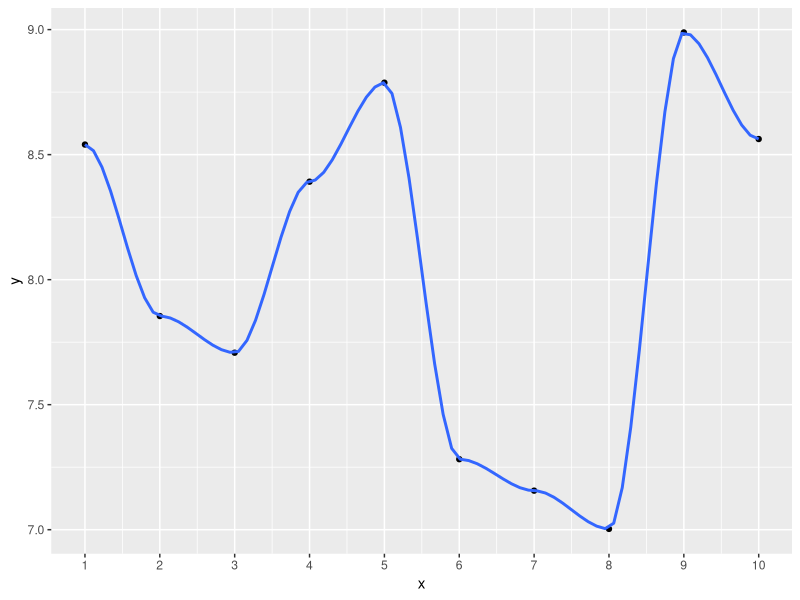
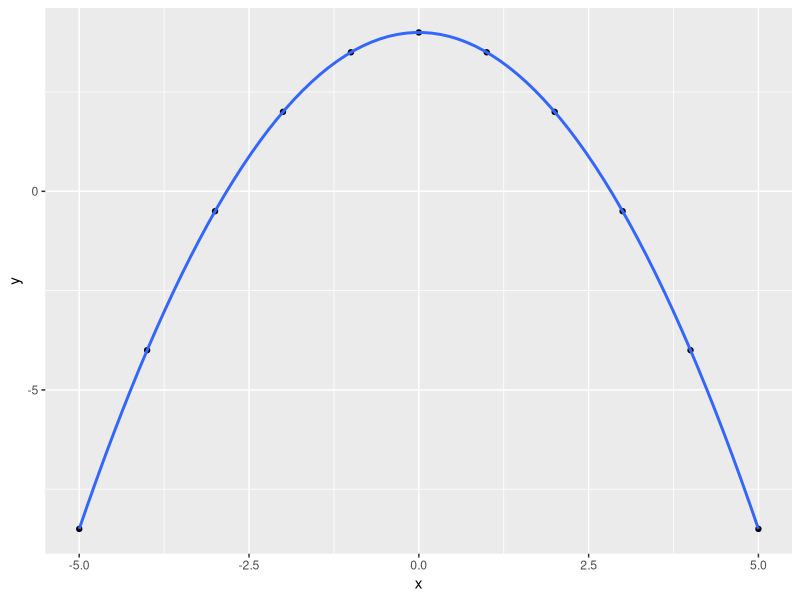

The R source for these figures, in order:
## ---- chunk 1
knitr::opts_chunk$set(echo = TRUE, warning = F, message = F)
## ---- chunk 2

x <- seq(from = 1, to = 10, by = 1)

f_x <- 8 + cos(x^3)



# Plot

library(ggplot2)

ex_plot <- data.frame(
  "x" = c(x),
  "y" = c(f_x)
)

g_plot <- ggplot(ex_plot, aes(x = x, y = y)) + 
  geom_point() + 
  geom_smooth(se = F, span = 0.2) + 
  scale_x_continuous(breaks = c(1:10))

g_plot


## ---- chunk 3

# Parameters = the function, x-axis beginning, x-axis end, the number of trapezoids to create

trapezoid_rule <- function(fx, start, end, num_traps){
  
  # The width of each trapezoid
  
  w <- (end - start) / num_traps
  
  # the x-axis to evaluate our function along
  
  x_axis <- seq(from = start, to = end, by = w)
  
  # the y axis: apply the function (fx) to each value of our x-axis
  
  y_axis <- sapply(x_axis, fx)
  
  # The trapezoid rule: find the area of each trapezoid and then add them together
  
  trap_total <- w * ( (y_axis[1] / 2) + sum(y_axis[2:num_traps]) + (y_axis[num_traps + 1] / 2) )
  
  return(trap_total)
  
}


## ---- chunk 4

eval_function <- function(x){
  
  8 + cos(x^3)
  
}

trapezoid_rule(eval_function, 1, 10, 3)

## ---- chunk 5

trapezoid_rule(eval_function, 1, 10, 10)

## ---- chunk 6

trapezoid_rule(eval_function, 1, 10, 50000)

## ---- chunk 7

x_2 <- seq(from = -5, to = 5, by = 1)

f_x_2 <- -0.5 * (x_2^2) + 4


# Plot

library(ggplot2)

ex_plot_2 <- data.frame(
  "x" = c(x_2),
  "y" = c(f_x_2)
)

g_plot_2 <- ggplot(ex_plot_2, aes(x = x, y = y)) + 
  geom_point() + 
  geom_smooth(se = F)

g_plot_2


## ---- chunk 8

golden_section <- function(fx, x.l, x.r, x.m, tolerance){
  
  # The golden ratio rule to help select 'y' when needed
  
  grule <- 1 + (1 * sqrt(5)) / 2
  
  # Apply the function at each of our starting locations (left, right, middle)
  
  # left
  
  f.l <- fx(x.l)
  
  # right
  
  f.r <- fx(x.r)
  
  # middle
  
  f.m <- fx(x.m)
  
  # continue to iterate until we pass our tolderance level for how big the "right" "left" window should be
  
  while (( x.r - x.l) > tolerance){
    
    
    # if the right window is larger than the left window, then operate on the right window side
    
    if ( (x.r - x.m) > (x.m - x.l) ){
      
      # select a point, y, according to the golden ratio rule
      
      y <- x.m + (x.r - x.m) / grule
      
      # apply the function to our selected y point
      
      f.y <- fx(y)
      
      # if the function at point y is higher than the function at the mid point
      
      if(f.y >= f.m){
        
        # reassign our points according to the algorithm steps outlined above
        
        # in this case, within the right window y was higher than the middle. So 'left' needs to become our new middle, and 'middle' needs to become y
        
        x.l <- x.m
        f.l <- f.m
        
        x.m <- y
        f.m <- f.y
      } else {
        
        # if the function at y was lower than the function at the mid point
        
        # shift 'right' to our y point
        
        x.r <- y
        f.r <- f.y
        
      }
      
      
      
      
      
    } else{
      
      # if the right window is not larger than the left window, select the left window to operate on
      
      
      # choose a point, y, within the left window according to the golden ratio
      
      y <- x.m - (x.m - x.l) / grule
      
      # apply our function to that point
      
      f.y <- fx(y)
      
      
      # if the function at y is greater than the function at the mid point (within the left window)
      
      if(f.y >= f.m){
        
        # reassign values according to the golden section method discussed above
        
        # in this case, within the left window our selected point is higher than the mid point (which is to the right of the selected y point)
        # so our "mid" point needs to become our "right" point and y needs to become "left"
        
        x.r <- x.m
        f.r <- f.m
        
        x.m <- y
        f.m <- f.y
        
        
        
      }else{
        
        # if the y point is lower than the function at the mid point
        
        # now our y needs to become "left"
        
        x.l <- y
        f.l <- f.y
      }
      
      
    }
    
    
    
  }
  
  # return the mid point
  
  return(x.m)
  
}


